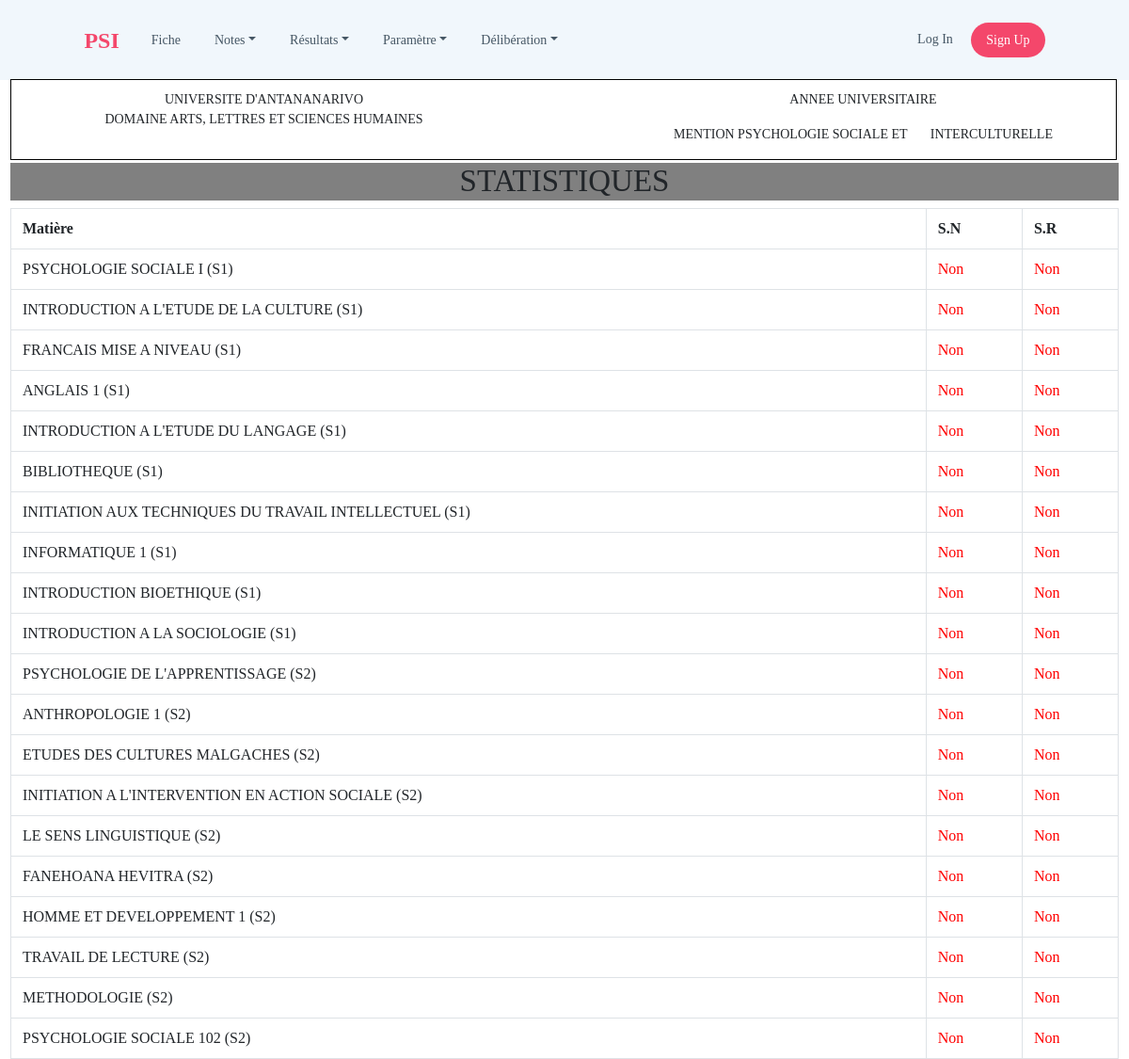
Screenshot of /settings/matiere/stat/L1 with the database file from the repository.
### tables this page shows
CREATE TABLE `matiere` (
  `id_matiere` int(11) NOT NULL AUTO_INCREMENT,
  `id_unite` int(11) NOT NULL,
  `nom_matiere` varchar(255) NOT NULL,
  `vol_hor` varchar(5) NOT NULL,
  `credit` int(3) NOT NULL,
  PRIMARY KEY (`id_matiere`),
  UNIQUE KEY `id_matiere` (`id_matiere`),
  KEY `id_unite` (`id_unite`)
);

CREATE TABLE `unites` (
  `id_unite` int(11) NOT NULL AUTO_INCREMENT,
  `num_unite` varchar(6) NOT NULL,
  `nom_unite` varchar(50) NOT NULL,
  `semestre` varchar(3) NOT NULL,
  `niveau_unite` varchar(3) NOT NULL,
  PRIMARY KEY (`id_unite`),
  UNIQUE KEY `id_unite` (`id_unite`),
  UNIQUE KEY `num` (`num_unite`)
);

### application/libraries/template.php (called while the page is built)
<?php
class template
{
	public function view($views,$data=array())
	{
		$ci = &get_instance();
		$ci->load->view('template/header',$data);
		$ci->load->view($views,$data);
	}
}
 ?>

### application/controllers/settings/matiere.php (called while the page is built, shortened)
<?php
class matiere extends CI_Controller
{
    public function stat($niveau='')
    {
        $data['title'] = "Statistiques des matières";
        if (!empty($niveau)){
            $data['niveau'] = $niveau;
            $matieres = $this->model_matiere->get_matiereByNiv($niveau);
            $data['matieres'] = $matieres;
        }
        $this->template->view('settings/matiere/stat',$data);
    }
}

### index.php (called while the page is built, shortened)
<?php
require_once BASEPATH.'core/CodeIgniter.php';

### application/models/model_matiere.php (called while the page is built, shortened)
<?php
class model_matiere extends CI_Model
{
    public function get_matiereByNiv($niv='',$result=true)
    {
        $this->db->from('unites');
        $this->db->join('matiere','matiere.id_unite=unites.id_unite');
        $this->db->where('niveau_unite',$niv);
        $query = $this->db->get();
        return $result== true ? $query->result() : $query;
    }
    public function check_noteMatiere($idmat)
    {
        $result = array();
        $this->db->where('annee_etude',$_SESSION['annee_etude']);
        $this->db->where('session','normale');
        $this->db->where('id_matiere',$idmat);
        $this->db->where('annee_etude',$_SESSION['annee_etude']);
        $this->db->where('session','rattrapage');
        $this->db->where('id_matiere',$idmat);
        return $result;
    }
}

### application/views/settings/matiere/stat.php (the view, shortened to what this page needs)
<h1>STATISTIQUES</h1>
<?php if (!empty($niveau)): ?>
    <table class="table table-bordered">
        <tr>
            <th>Matière</th>
            <th>S.N</th>
            <th>S.R</th>
        </tr>
        <?php foreach ($matieres as $matiere):
        $check = $this->model_matiere->check_noteMatiere($matiere->id_matiere);
        ?>
        <tr>
            <td><?= $matiere->nom_matiere ?> (<?= $matiere->semestre ?>)</td>
            <td style="color: <?= isset($check['N'])? "green" : "red" ?>;"><?= isset($check['N'])? "Oui" : "Non" ?></td>
            <td style="color: <?= isset($check['R'])? "green" : "red" ?>;"><?= isset($check['R'])? "Oui" : "Non" ?></td>
        </tr>
        <?php endforeach;  ?>
    </table>
<?php endif;  ?>

### assets/css/template.css (style rules this page uses)
body { margin-top: 0; margin-bottom: 0; //margin:10px !important; //background: red !important; font-family: Times New Roman !important; font-size:14px !important; }
h1 { text-align: center; margin-top: -7px !important }

### assets/css/styles.css (style rules this page uses)
body { font-size: 14px !important; }
h1 { text-align:center; background:gray; font-size:33px; //width:30%; }
table { position:relative; min-width:30%; }

### assets/css/stylebul.css (style rules this page uses)
body { background:#ccc; font-size:12pt !important; }
h1 { background:gray; margin:auto; margin-top:2%; text-align:center; font-size:12pt; }

### rows the page displays
matiere: nom_matiere "PSYCHOLOGIE SOCIALE I", id_unite.semestre "S1"
matiere: nom_matiere "INTRODUCTION A L'ETUDE DE LA CULTURE", id_unite.semestre "S1"
matiere: nom_matiere "FRANCAIS MISE A NIVEAU", id_unite.semestre "S1"
matiere: nom_matiere "ANGLAIS 1", id_unite.semestre "S1"
matiere: nom_matiere "INTRODUCTION A L'ETUDE DU LANGAGE", id_unite.semestre "S1"
matiere: nom_matiere "BIBLIOTHEQUE", id_unite.semestre "S1"
matiere: nom_matiere "INITIATION AUX TECHNIQUES DU TRAVAIL INTELLECTUEL", id_unite.semestre "S1"
matiere: nom_matiere "INFORMATIQUE 1", id_unite.semestre "S1"
matiere: nom_matiere "INTRODUCTION BIOETHIQUE", id_unite.semestre "S1"
matiere: nom_matiere "INTRODUCTION A LA SOCIOLOGIE", id_unite.semestre "S1"
matiere: nom_matiere "PSYCHOLOGIE DE L'APPRENTISSAGE", id_unite.semestre "S2"
matiere: nom_matiere "ANTHROPOLOGIE 1", id_unite.semestre "S2"
matiere: nom_matiere "ETUDES DES CULTURES MALGACHES", id_unite.semestre "S2"
matiere: nom_matiere "INITIATION A L'INTERVENTION EN ACTION SOCIALE", id_unite.semestre "S2"
matiere: nom_matiere "LE SENS LINGUISTIQUE", id_unite.semestre "S2"
matiere: nom_matiere "FANEHOANA HEVITRA", id_unite.semestre "S2"
matiere: nom_matiere "HOMME ET DEVELOPPEMENT 1", id_unite.semestre "S2"
matiere: nom_matiere "TRAVAIL DE LECTURE", id_unite.semestre "S2"
matiere: nom_matiere "METHODOLOGIE", id_unite.semestre "S2"
matiere: nom_matiere "PSYCHOLOGIE SOCIALE 102", id_unite.semestre "S2"
